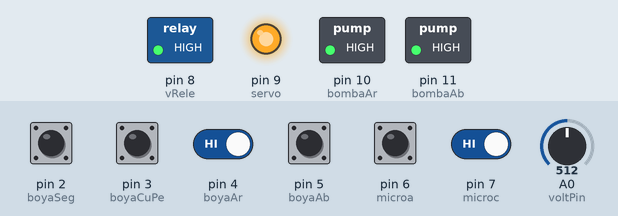
A sketch run on a simulated Arduino Uno, built with avr-gcc and run on an emulated ATmega328P. Parts: switched loads named in the sketch (green lamp = pin HIGH), output pins drawn as LEDs (lit = HIGH). The inputs (shaded band) are chosen by the test bench; at power-on: pin 2 (boyaSeg), pin 3 (boyaCuPe), pin 4 (boyaAr), pin 5 (boyaAb), pin 6 (microa), pin 7 (microc) HIGH, A0 (voltPin) = 512.

Above: at 0.8 s.
0.9 s: A0 (voltPin) set to 545
2.4 s: A0 (voltPin) set to 569
At 3.1 s:
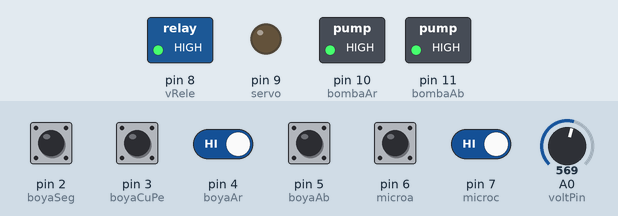
3.9 s: A0 (voltPin) set to 716
At 4.3 s:
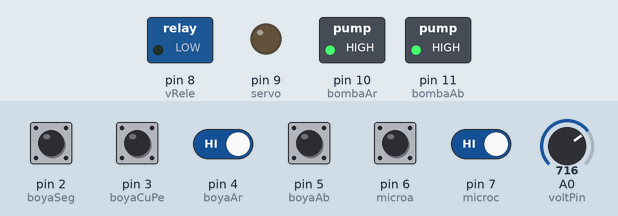
5.4 s: A0 (voltPin) set to 511
At 6.6 s:
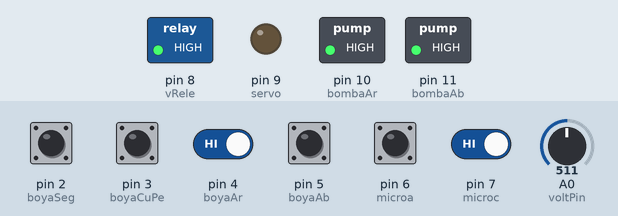
6.9 s: A0 (voltPin) set to 900
At 7.8 s:
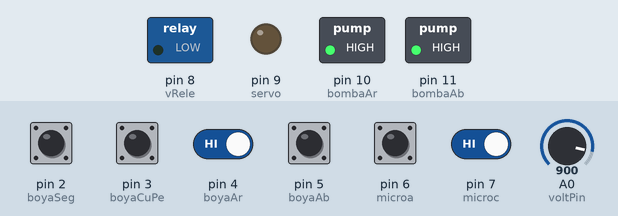
8.4 s: pin 4 (boyaAr) driven LOW and pin 7 (microc) driven LOW
At 8.9 s:
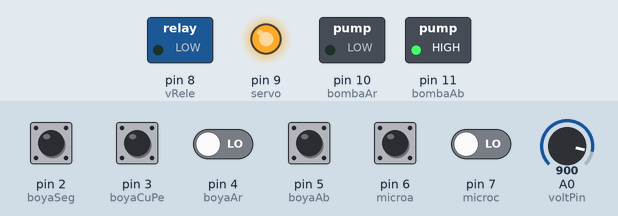
Timing chart, 0 to 11.4 s (numbered marks = the images above; inputs shaded):
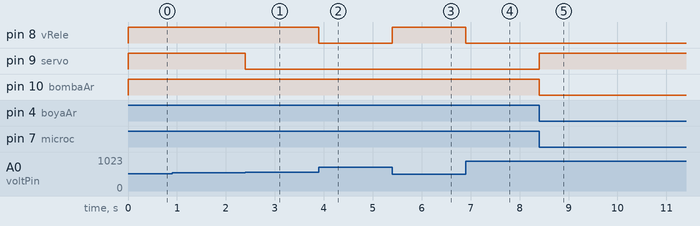

The sketch:

HDP_2_V0.1.ino.ino
```cpp
//LIBRARIES

//LIBRARIES

//DEBUG

const bool serial = 0;

unsigned const int led = 13;

//DEBUG

//I/O

unsigned const int vRele = 8;
unsigned const int servo = 9;
unsigned const int bombaAr = 10;
unsigned const int bombaAb = 11;

unsigned const int boyaSeg = 2;
unsigned const int boyaCuPe = 3;
unsigned const int boyaAr = 4;
unsigned const int boyaAb = 5;
unsigned const int microa = 6;
unsigned const int microc = 7;

unsigned const int voltPin = A0;

//I/O

//VARIABLES

bool eboyaSeg = 2;
bool eboyaCuPe = 3;
bool eboyaAr = 4;
bool eboyaAb = 5;
bool emicroa = 6;
bool emicroc = 7;
float volt;

bool trigger;

//VARIABLES

//SETUP

void setup()
{
  if (serial == 1)
  {
    Serial.begin(9600);
    delay(500);
    Serial.println("Booting...");
  }

  pinMode(vRele,OUTPUT);
  pinMode(servo,OUTPUT);
  pinMode(bombaAr,OUTPUT);
  pinMode(bombaAb,OUTPUT);

  pinMode(boyaSeg,INPUT);
  pinMode(boyaCuPe,INPUT);
  pinMode(boyaAr,INPUT);
  pinMode(boyaAb,INPUT);
  pinMode(microa,INPUT);
  pinMode(microc,INPUT);

  apagado();

  vital();
  while (volt < 13.5)
  {
    vital();
    if (serial == 1)
  {
    Serial.println("Getting 12V...");
    Serial.println("");
    delay(1000);
  }
  }
    regar(0);

  if (serial == 1)
  {
    Serial.println("Ready");
  }
}

//SETUP

//LOOP

void loop()
{
  vital();

  if (trigger == 0)
  {
    digitalWrite(led,0);
    apagado();
    if (serial == 1)
    {
      Serial.println("OFF");
      Serial.println("");
    }
  }
  else
  {
    digitalWrite(led,1);
    if (serial == 1)
    {
      Serial.println("ON");
      Serial.println("");
    }
    if (eboyaCuPe == 0)
    {
      bombear(0);
      if (serial == 1)
      {
        Serial.println("bombear a cubo pequeno");
        Serial.println("");
      }
    }
    if (eboyaCuPe == 1 && eboyaAr == 0)
    {
      bombear(1);
      if (serial == 1)
      {
          Serial.println("bombear a cubo grande");
          Serial.println("");
      }
      for (int i=0;i<301;i++)
      {
        vital();
        if (eboyaAr == 1)
        {
          i = i + 301;
        }
        if (serial == 1)
        {
          Serial.println(i);
        }
        delay(100);
      }
      apagado();
    }
    if (eboyaAr == 1)
    {
      if (serial == 1)
      {
        Serial.println("regar");
        Serial.println("");
      }
      regar(1);
      while (eboyaAb == 0){vital();}
      regar(0);
    }
  }
}

//LOOP

//FUCTIONS

void vital()
{
  leer();
  voltControl();
}

void voltControl()
{
  if (volt <= 13.5)
  {
    digitalWrite(vRele,1); // carga
  }
  if (volt >= 14)
  {
    digitalWrite(vRele,0); // no carga
  }

}

float floatmap(float x, float in_min, float in_max, float out_min, float out_max)
{
   return (x - in_min) * (out_max - out_min) / (in_max - in_min) + out_min;
}

void leer()
{
  eboyaSeg = digitalRead(boyaSeg);
  eboyaCuPe = digitalRead(boyaCuPe);
  eboyaAr = digitalRead(boyaAr);
  eboyaAb = digitalRead(boyaAb);
  emicroa = digitalRead(microa);
  emicroc = digitalRead(microc);
  volt = floatmap(analogRead(voltPin), 0, 1023, 0.0, 25.0);

  if (volt <= 11 || eboyaSeg == 0)
  {
    trigger = 0;
  }
  if (volt >= 13.5)
  {
    trigger = 1;
  }
  if (serial == 1)
  {
    Serial.print("Boya de seguridad: ");
    Serial.println(eboyaSeg);
    delay(200);
    Serial.print("Boya del cubo pequeno: ");
    Serial.println(eboyaCuPe);
    delay(200);
    Serial.print("Boya de arriba: ");
    Serial.println(eboyaAr);
    delay(200);
    Serial.print("Boya de abajo: ");
    Serial.println(eboyaAb);
    delay(200);
    Serial.print("Micro abierto: ");
    Serial.println(emicroa);
    delay(200);
    Serial.print("Micro cerrado: ");
    Serial.println(emicroc);
    delay(200);
    Serial.print("Voltaje: ");
    Serial.print(volt);
    Serial.println(" V");
    delay(200);
    Serial.println("");
    delay(200);
  }
}

void bombear(bool y)
{
  if (y == 0)
  {
    digitalWrite(bombaAb,0); // enciende
    digitalWrite(bombaAr,1); // apaga
  }
  else
  {
    digitalWrite(bombaAb,1); // apaga
    digitalWrite(bombaAr,0); // enciende
  }
}

void apagado()
{
  digitalWrite(bombaAb,1); // apaga
  digitalWrite(bombaAr,1); // apaga
  digitalWrite(servo,1); // apaga
}

void regar(bool x)
{
  vital();
  apagado();
  while (volt <= 13.5){vital();if (serial == 1){Serial.println("PREPARANDO...");delay(1000);}}
  if (x == 1)
  {
    if (emicroa == 0){if (serial == 1)
  {
    Serial.println("abierto");
    Serial.println("");
  }}
    else
    {
      digitalWrite(servo,0); //on
      while (emicroa == 1){vital();if (serial == 1)
  {
    Serial.println("abriendo");
    Serial.println("");
  }}
      digitalWrite(servo,1); //off
      if (serial == 1)
  {
    Serial.println("abierto");
    Serial.println("");
  }
    }
  }
  else
  {
    if (emicroc == 0){if (serial == 1)
  {
    Serial.println("cerrado");
    Serial.println("");
  }}
    else
    {
      digitalWrite(servo,0); //on
      while (emicroc == 1){vital();if (serial == 1)
  {
    Serial.println("cerrando");
    Serial.println("");
  }}
      digitalWrite(servo,1); //off
      if (serial == 1)
  {
    Serial.println("cerrado");
    Serial.println("");
  }
    }
  }
}

//FUNCTIONS
```

Measured:
- the behaviour switches between 552 and 553 on A0 (voltPin) (found by bisection; images 0 and 1)
- after the input at 0.9 s, every drawn part: stays the same
- after the input at 2.4 s, pin 9 (servo): HIGH → LOW at once
- after the input at 3.9 s, pin 8 (vRele): HIGH → LOW at once
- after the input at 5.4 s, pin 8 (vRele): LOW → HIGH at once
- after the input at 6.9 s, pin 8 (vRele): HIGH → LOW at once
- after the input at 8.4 s, pin 9 (servo): LOW → HIGH at once; pin 10 (bombaAr): HIGH → LOW at once
